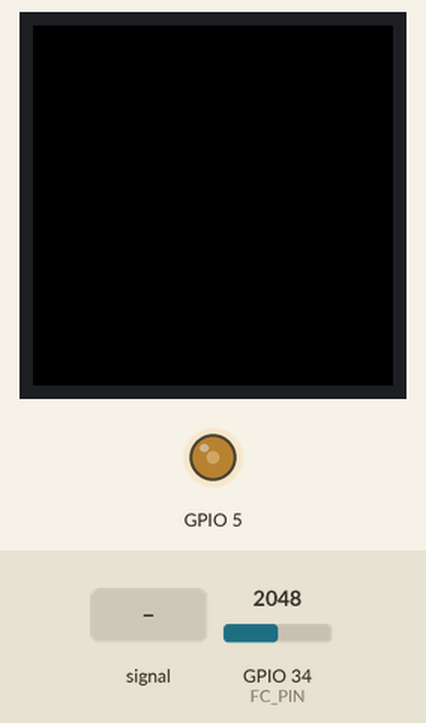
This sketch was run on a simulated ESP32. On the bench: 240×240 colour display, output pins drawn as LEDs (lit = HIGH). The inputs (shaded band) are chosen by the test bench; at power-on: GPIO 34 (FC_PIN) = 2048.

Above: at 1.2 s.
1.3 s: GPIO 34 (FC_PIN) fed a 200 Hz sine of ±1842 counts around its level
At 2.4 s:
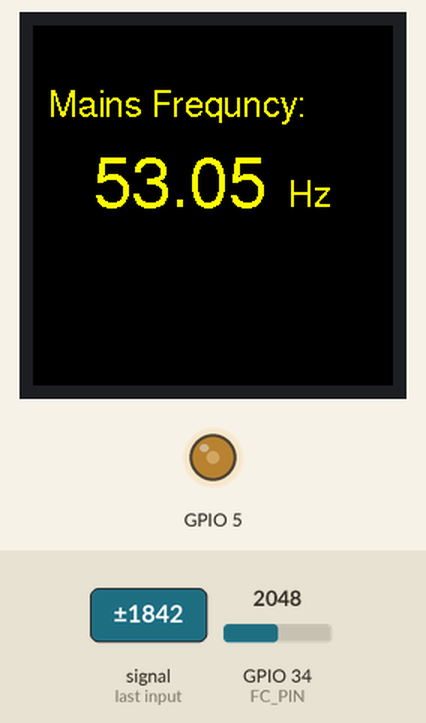
At 6.9 s:
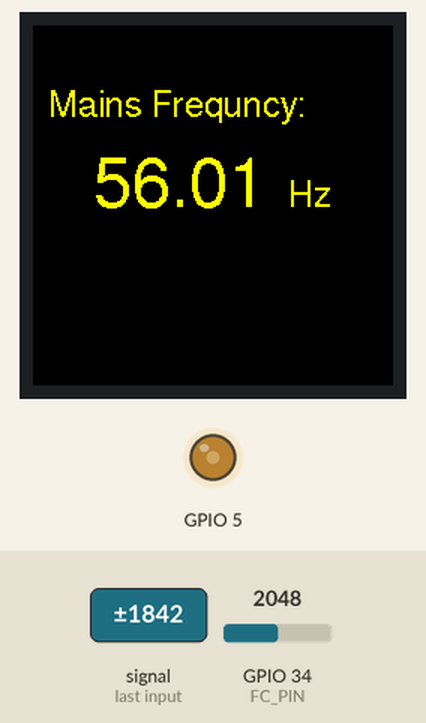
Timing chart, 0 to 8.4 s (numbered marks = the images above; inputs shaded):
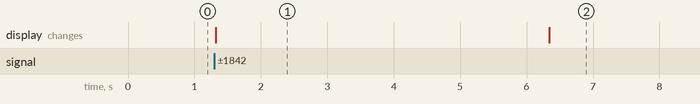

The sketch:

Code-2023-05-v2.4-ESP32-50Hz.ino
```cpp
/*  --- Measuring the mains frequency --------------------
 *  Main parts
 *  ESP32 D1
 *  ZMPT101B
 *  TFT display 240x240 - ST7789
 *  ------------------------------------------------------
 *  Design: Classic Audio 2023-05-27
 */
#include <Arduino_ST7789.h>
#include <Adafruit_GFX.h>
#include <SPI.h>
#include <Fonts/FreeSans24pt7b.h>
#include <Fonts/FreeSans12pt7b.h>

// --- Display ------------------------------
#define Black   0x0000
#define Yellow  0xFFE0

// --- Display pin mapping ------------------
#define DC    26
#define RST   19
Arduino_ST7789 tft = Arduino_ST7789(DC, RST);

int FC_PIN = 34 ;
volatile float sum = 0.0, freq = 0.0;
const int avg = 50;
float Ringbuffer[avg];

void Get50Hz(){
    volatile int64_t start_time, end_time;
    static int idx = 0;
    // --- Measuring ---------------------------------------
    noInterrupts() ;
       while(analogRead(FC_PIN) > 1000); // wait for min
       while(analogRead(FC_PIN) < 2300); // wait for max
    start_time = esp_timer_get_time();   // get start time
       while(analogRead(FC_PIN) > 1000); // wait for min
       while(analogRead(FC_PIN) < 2300); // wait for max
    end_time = esp_timer_get_time() ;    // get end time
    interrupts();
    // --- Calculating the frequency -----------------------
    freq = 1000000.0 / (end_time - start_time);
    // --- Updating the buffer -----------------------------
    Ringbuffer[idx] = freq;
    // --- Counter for the buffer --------------------------
    idx = (idx + 1) % avg;
}

void setup(){
  Serial.begin(115200);
  pinMode(FC_PIN,INPUT);
  // --- Display ------------------------------------------
  tft.init(240, 240);tft.fillScreen (BLACK);
  // --- PWM - Display dim / fading -----------------------
  ledcSetup(0, 4000, 8);  // ch - PWM freq - resulution
  ledcAttachPin(5, 0);    // Port GPIO 5 - ch
  ledcWrite(0, 100);      // ch - dutycycle
  // --- Initialize buffer with nominal value for 50Hz ------
  for (int i = 0; i < avg; i++){Ringbuffer[i] = 50.0;}
}

void loop(){
  // --- Measure the mains frequency ---
     Get50Hz();
  // --- Display the mains frequency ---
     tftDisplay();
  // --- Update delay - 5sec -----------
     delay(5000);
}

void tftDisplay(){
    // --- calculate the average frequency --------------
    for (int i = 0; i < avg; i++){sum += Ringbuffer[i];}
    freq = float(sum / avg);sum = 0.0;
    // --- display the mains frequency ------------------
    tft.setTextColor (Yellow);
    tft.setFont(&FreeSans12pt7b);
    tft.setCursor (10,60);tft.print("Mains Frequncy: ");
    tft.setCursor (170,120);tft.print("Hz");
    tft.fillRect(40,80,130,45,Black);
    tft.setFont(&FreeSans24pt7b);
    tft.setCursor (40,120);tft.print(freq,2);
}
```

Measured:
- after the input at 1.3 s, the display: changes at once (image 1)
- what the display in image 1 shows lasts 5.0 s, from 1.3 s to 6.3 s
